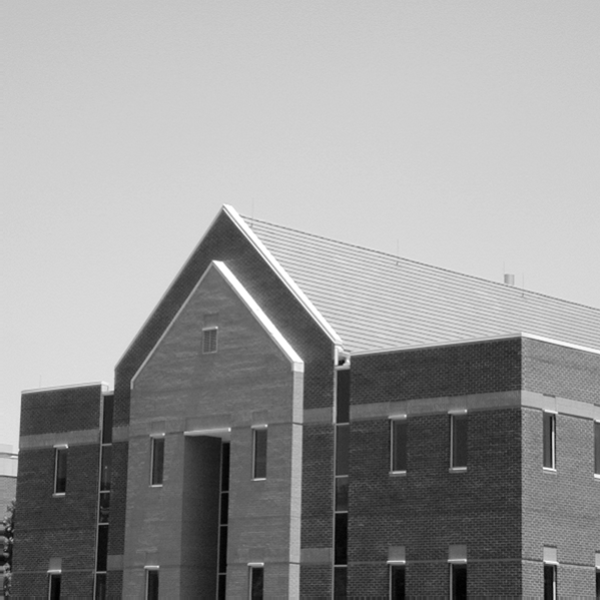
#> input picture Ex4/building.tif, 600 x 600 px
$ jupyter execute Untitled-1.ipynb   (shell and % lines are left out)
#> lines starting #> are read from the running program, lines starting #| are printed output that depends on the picture; after the words box and inside, x2 and y2 are one past the last pixel; in counts of white or black regions, pixels touching at a corner belong together
Pankajan T.
190428D

[cell 1]
import cv2 as cv
import numpy as np
import matplotlib.pyplot as plt
from mpl_toolkits.mplot3d import Axes3D
from matplotlib import cm

[cell 2]
#Que1


fig, ax = plt.subplots (1,2, figsize=(16,8))
ax1 = fig.add_subplot (121, projection='3d')
ax2= fig.add_subplot (122, projection='3d')
delta = 0.1
xx, YY = np.meshgrid(np.arange(-5, 5 + delta, delta),np.arange(-5, 5 + delta, delta))
sigma = 1

g= np.exp(-(xx**2 + YY**2)/(2*sigma**2))
g /= np.sum(g)
sobel_v = np.array([[-1, -2, -1], [0, 0, 0], [1, 2, 1]], dtype=np.float32)
g_x= cv.filter2D(g, -1, sobel_v)
sobel_h= np.array([[-1, 0, 1], [-2, 0, 2], [-1, 0, 1]], dtype=np.float32)
g_y = cv.filter2D(g, -1, sobel_h)
surfı = ax1.plot_surface(xx, YY, g_x, cmap=cm.jet, linewidth=0, antialiased=True)
# ax1.set_xlim(-15,15)
# ax1.set_ylim(-15,15)
surf2 = ax2.plot_surface(xx, YY, g_y, cmap=cm.jet, linewidth=0, antialiased=True)
# [4 lines of commented-out code are left out]
plt.show()
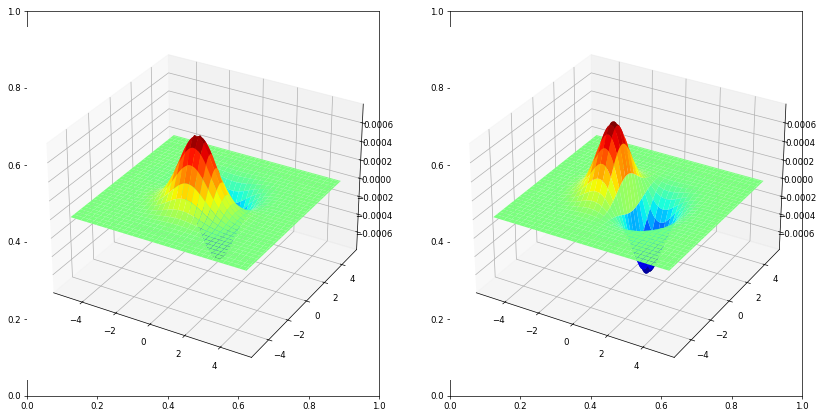
#> figure drawn by matplotlib, 2 panels

[cell 3]
#Que 2

img = cv.imread("building.tif")
#> img is the input picture: shape (600, 600, 3); min 0, max 255, mean 152.8
plt.figure(figsize=(10,10))
plt.imshow(img)
plt.show()
gray = cv.cvtColor(img,cv.COLOR_BGR2GRAY)
gray = np.float32(gray)
dst = cv.cornerHarris(gray,2,3,0.04)
#result is dilated for marking the corners, not important
dst = cv.dilate(dst,None)
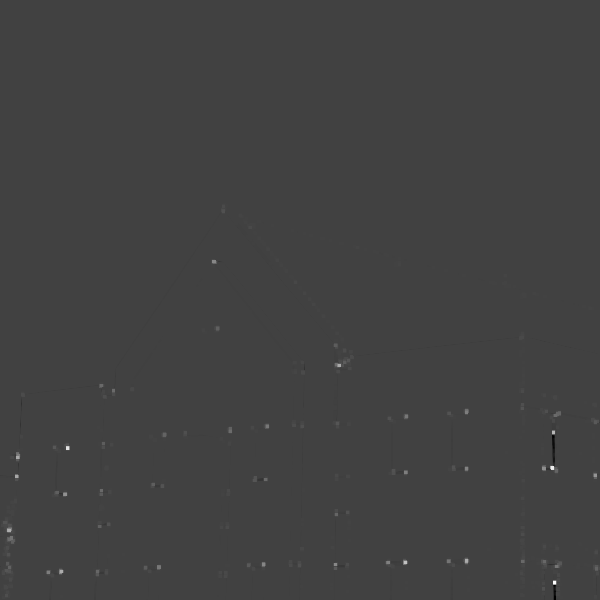
#> dst: shape (600, 600) float32; min -7770649.5, max 22525724, mean 21524.3; drawn with min black and max white
# Threshold for an optimal value, it may vary depending on the image.
img[dst>0.01*dst.max()]=[0,0,255]
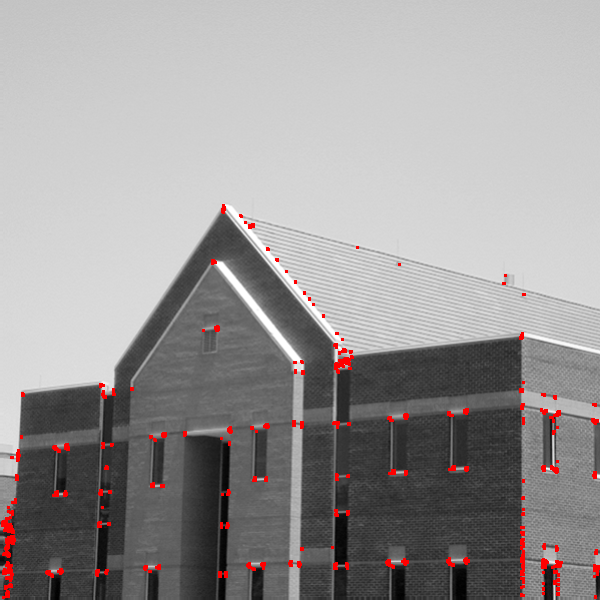
#> img: shape (600, 600, 3); 1.29% of pixels changed, all inside (x1, y1, x2, y2) = (1, 204, 600, 599)

plt.figure(figsize=(10,10))
plt.imshow(cv.cvtColor(img,cv.COLOR_BGR2RGB))

plt.show()

[cell 4]
#Que 4

img = cv.imread('building.tif',0)
edges = cv.Canny(img,100,200)
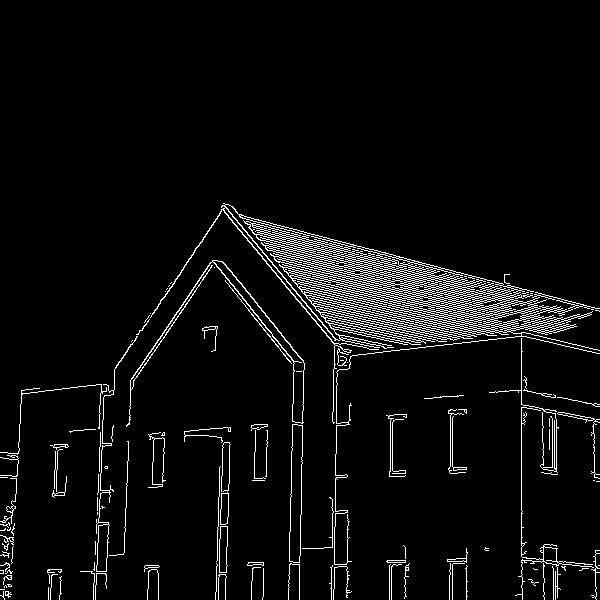
#> edges: shape (600, 600); 5% white in thin lines or dots, all inside (x1, y1, x2, y2) = (0, 203, 600, 600)
plt.figure(figsize=(10,10))
plt.subplot(121),plt.imshow(img,cmap = 'gray')
plt.figure(figsize=(10,10))
plt.title('Original Image'), plt.xticks([]), plt.yticks([])
plt.subplot(122),plt.imshow(edges,cmap = 'gray')


plt.title('Edge Image'), plt.xticks([]), plt.yticks([])

[cell 5]
#Que 3

from skimage.feature import peak_local_max

im =cv.imread('building.tif',cv.IMREAD_COLOR)

I = cv.cvtColor(im,cv.COLOR_BGR2GRAY)
I = np.float32(I)
sobel_v = np.array([[-1,-2,-1],[0,0,0],[1,2,1]],dtype=np.float32)
sobel_h = np.array([[-1,0,-1],[-2,0,2],[-1,0,1]],dtype=np.float32)

Ix = cv.filter2D(I, -1 ,sobel_v)
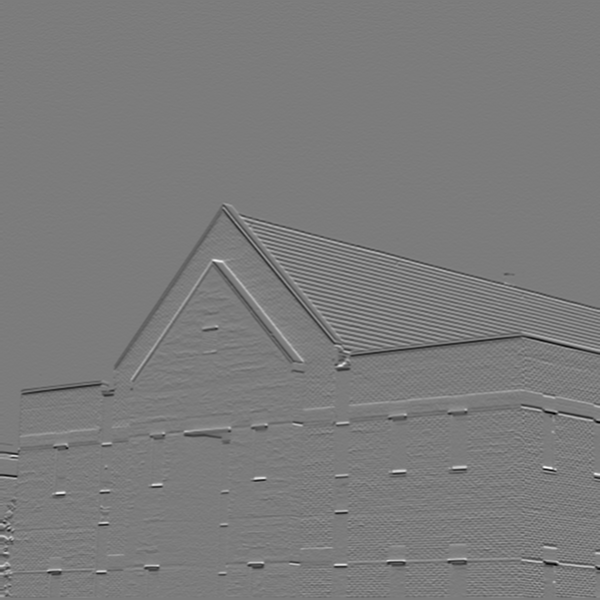
#> Ix: shape (600, 600) float32; min -586, max 618, mean -1.7; drawn with min black and max white
Iy = cv.filter2D(I, -1 ,sobel_h)
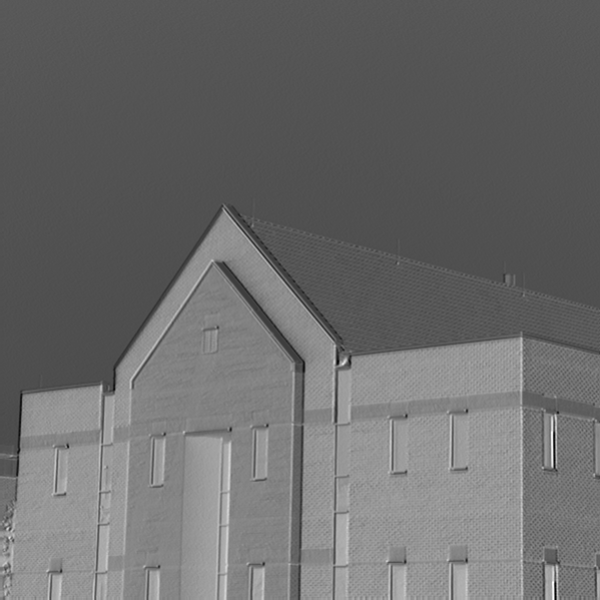
#> Iy: shape (600, 600) float32; min -787, max 350, mean -306.2; drawn with min black and max white

sigma =3
ksize =7

m11 = cv.GaussianBlur(Ix*Ix,(ksize,ksize),sigma)
m12 = cv.GaussianBlur(Iy*Iy,(ksize,ksize),sigma)
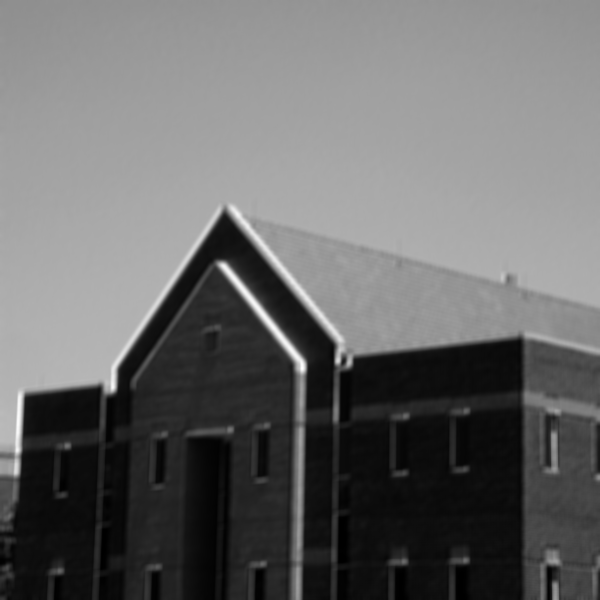
#> m12: shape (600, 600) float32; min 40.37, max 271494.9, mean 112350.9; drawn with min black and max white

m21 = m12

m22 = cv.GaussianBlur(Iy*Iy,(ksize,ksize),sigma)

det = m11*m22 -m12*m21
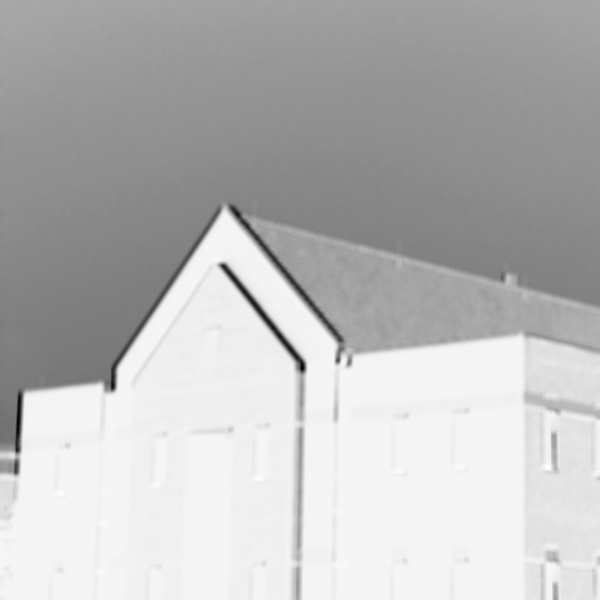
#> det: shape (600, 600) float32; min -7.29e+10, max 2.77e+09, mean -1.74e+10; drawn with min black and max white
trace = m11+m22
alpha = 0.04
R = det - alpha*trace**2

R[R<1e8]=0
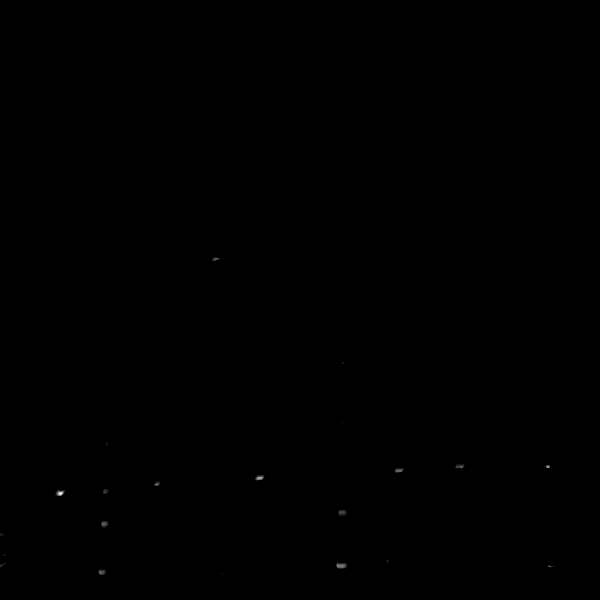
#> R: shape (600, 600) float32; min 0, max 1.82e+09, mean 591463.8; drawn with min black and max white
coordinates = peak_local_max(R,min_distance =2)
#> coordinates = 20 rows, first 8: [493, 60], [478, 260], [467, 548], [565, 337], [566, 341], [470, 400], [484, 156], [259, 215]

fig ,ax =plt.subplots(2,2,figsize=(20,20))
ax[0,0].imshow(im,cmap='gray')
ax[0,0].plot(coordinates[:,1],coordinates[:,0],'r.')
ax[0,1].imshow(Ix+127,cmap='gray')
ax[1,0].imshow(Iy+127,cmap = 'gray')
ax[1,1].imshow(R+127,cmap=cm.jet)
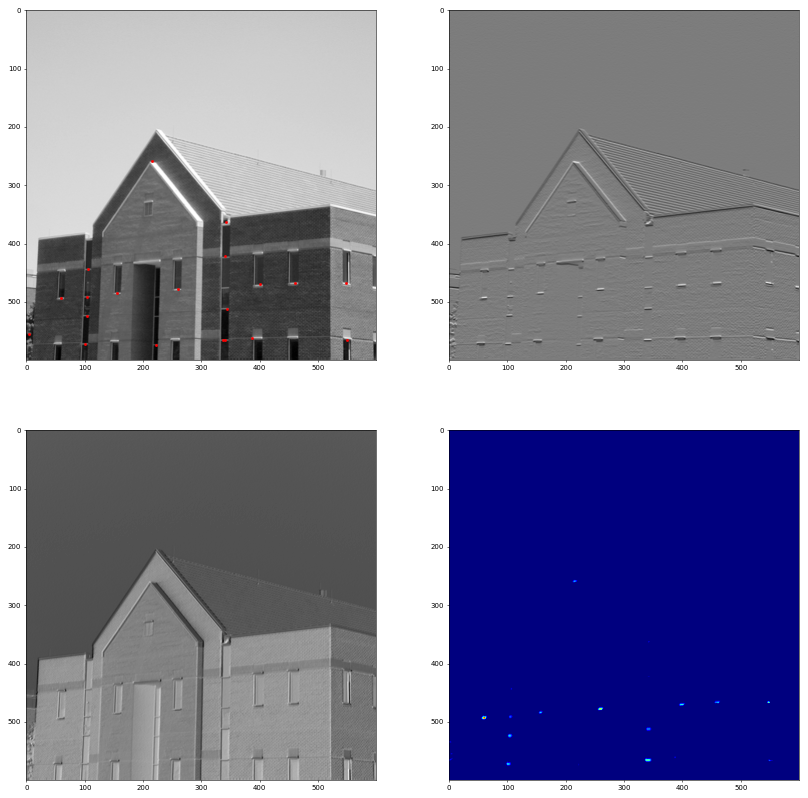
#> figure drawn by matplotlib, 4 panels
